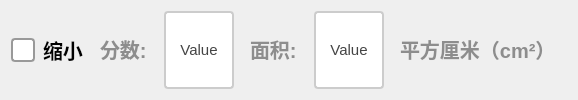
               <widget class="QWidget" name="widget_suoxiao" native="true">
                <layout class="QGridLayout" name="gridLayout_10">
                 <item row="0" column="0">
                  <layout class="QHBoxLayout" name="horizontalLayout_2" stretch="2,1,2,0,2,0">
                   <item>
                    <widget class="QCheckBox" name="ckb_suoxiao">
                     <property name="sizePolicy">
                      <sizepolicy hsizetype="Minimum" vsizetype="Minimum">
                       <horstretch>0</horstretch>
                       <verstretch>0</verstretch>
                      </sizepolicy>
                     </property>
                     <property name="styleSheet">
                      <string notr="true">QCheckBox {
    spacing: 8px;
    font-size: 20px;
    color: #333;
    font-weight: bold;        
    color:  rgb(0, 0, 0);       
}

/* 未选中状态 */
QCheckBox::indicator {
    width: 20px;
    height: 20px;
    border-radius: 4px; /* 方形，圆角可适当调整 */
    border: 2px solid #999;
    background: #ffffff;
}

/* 悬停效果 */
QCheckBox::indicator:hover {
    border: 2px solid #666;
}

/* 选中状态 */
QCheckBox::indicator:checked {
    border: 2px solid #2196F3;
    background-color: qradialgradient(
        cx:0.5, cy:0.5,
        radius:0.4,
        fx:0.5, fy:0.5,
        stop:0 #2196F3,
        stop:1 transparent
    );
}

/* 禁用状态 */
QCheckBox::indicator:disabled {
    border: 2px solid #ccc;
    background: #eee;
}

/* 选中时的文字颜色 */
QCheckBox:checked {
    color: #2196F3;
    font-weight: 500;
}

/* 点击动画效果 */
QCheckBox::indicator:pressed {
    border: 2px solid #1565C0;
    background-color: qradialgradient(
        cx:0.5, cy:0.5,
        radius:0.5,
        fx:0.5, fy:0.5,
        stop:0 #BBDEFB,
        stop:1 transparent
    );
}</string>
                     </property>
                     <property name="text">
                      <string>缩小</string>
                     </property>
                    </widget>
                   </item>
                   <item>
                    <widget class="QLabel" name="label_35">
                     <property name="styleSheet">
                      <string notr="true">QLabel {
       font-size: 20px;        
       font-weight: bold;        
       color:  rgb(141, 141, 141);       
       padding: 5px 5px;     
       border-bottom: 2px solid #cccccc; 
    }</string>
                     </property>
                     <property name="text">
                      <string>分数:</string>
                     </property>
                    </widget>
                   </item>
                   <item>
                    <widget class="QPushButton" name="btn_suoxiaoscore">
                     <property name="sizePolicy">
                      <sizepolicy hsizetype="Minimum" vsizetype="Minimum">
                       <horstretch>0</horstretch>
                       <verstretch>0</verstretch>
                      </sizepolicy>
                     </property>
                     <property name="maximumSize">
                      <size>
                       <width>100</width>
                       <height>100</height>
                      </size>
                     </property>
                     <property name="styleSheet">
                      <string notr="true">QPushButton {
    padding: 6px 14px;
    border: 2px solid #CCC;
    border-radius: 4px;
    background-color: white;
    color: #444;
    font-size: 15px; 
}

QPushButton:hover {
    border-color: #999;
    background-color: #F5F5F5;
}

QPushButton:pressed {
    border-color: #777;
    background-color: #EEE;
}</string>
                     </property>
                     <property name="text">
                      <string>Value</string>
                     </property>
                    </widget>
                   </item>
                   <item>
                    <widget class="QLabel" name="label_36">
                     <property name="styleSheet">
                      <string notr="true">QLabel {
       font-size: 20px;        
       font-weight: bold;        
       color:  rgb(141, 141, 141);       
       padding: 5px 5px;     
       border-bottom: 2px solid #cccccc; 
    }</string>
                     </property>
                     <property name="text">
                      <string>面积:</string>
                     </property>
                    </widget>
                   </item>
                   <item>
                    <widget class="QPushButton" name="btn_suoxiaoarea">
                     <property name="sizePolicy">
                      <sizepolicy hsizetype="Minimum" vsizetype="Minimum">
                       <horstretch>0</horstretch>
                       <verstretch>0</verstretch>
                      </sizepolicy>
                     </property>
                     <property name="maximumSize">
                      <size>
                       <width>100</width>
                       <height>100</height>
                      </size>
                     </property>
                     <property name="styleSheet">
                      <string notr="true">QPushButton {
    padding: 6px 14px;
    border: 2px solid #CCC;
    border-radius: 4px;
    background-color: white;
    color: #444;
    font-size: 15px; 
}

QPushButton:hover {
    border-color: #999;
    background-color: #F5F5F5;
}

QPushButton:pressed {
    border-color: #777;
    background-color: #EEE;
}</string>
                     </property>
                     <property name="text">
                      <string>Value</string>
                     </property>
                    </widget>
                   </item>
                   <item>
                    <widget class="QLabel" name="label_18">
                     <property name="styleSheet">
                      <string notr="true">QLabel {
       font-size: 20px;        
       font-weight: bold;        
       color:  rgb(141, 141, 141);       
       padding: 5px 5px;     
       border-bottom: 2px solid #cccccc; 
    }</string>
                     </property>
                     <property name="text">
                      <string>平方厘米（cm²）</string>
                     </property>
                    </widget>
                   </item>
                  </layout>
                 </item>
                </layout>
               </widget>
